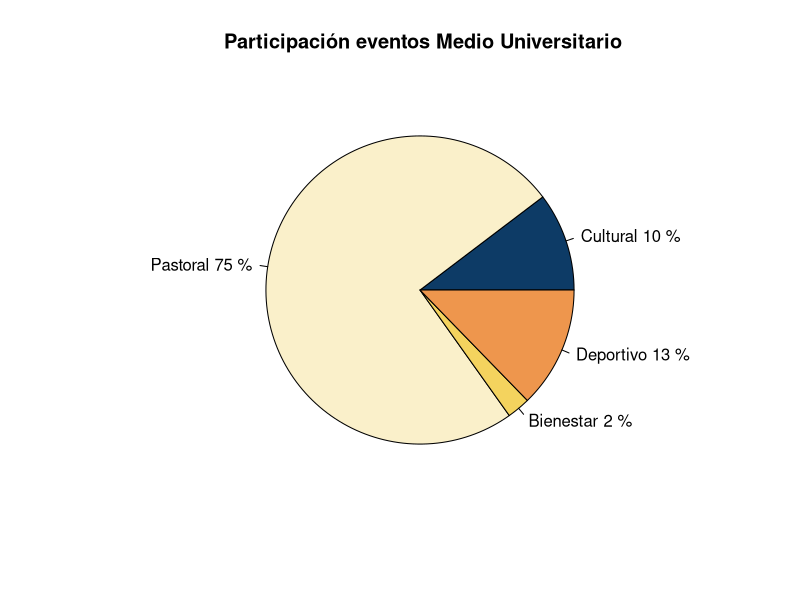
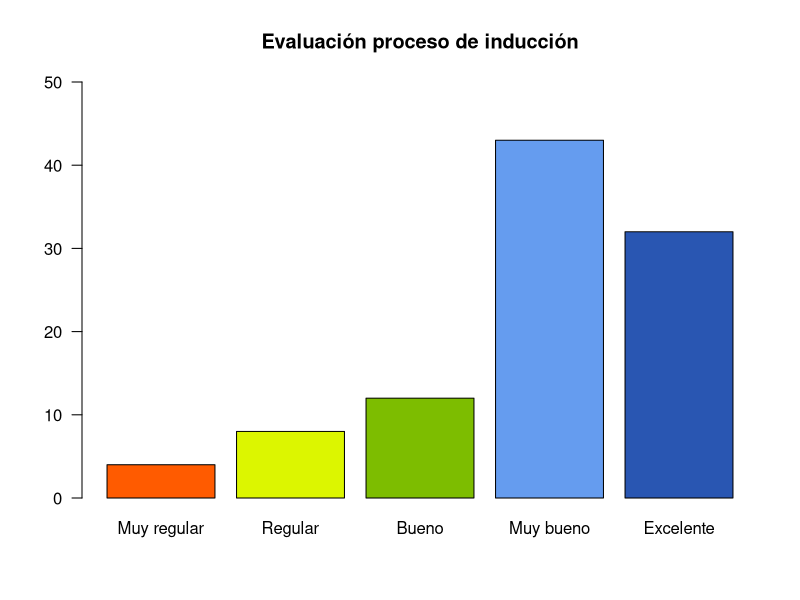
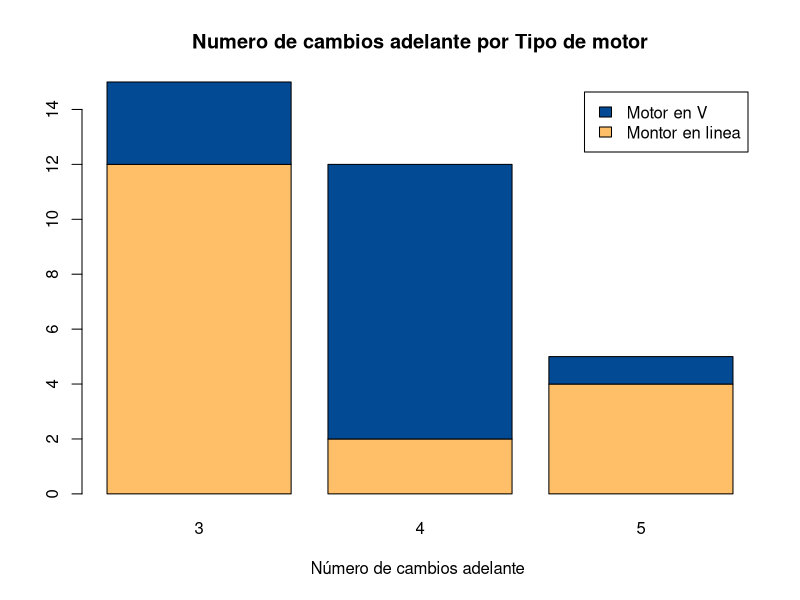
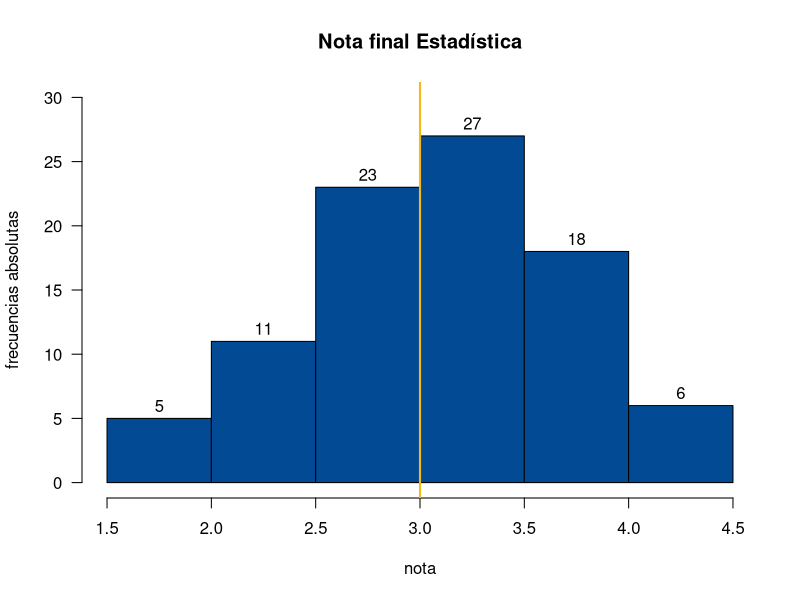
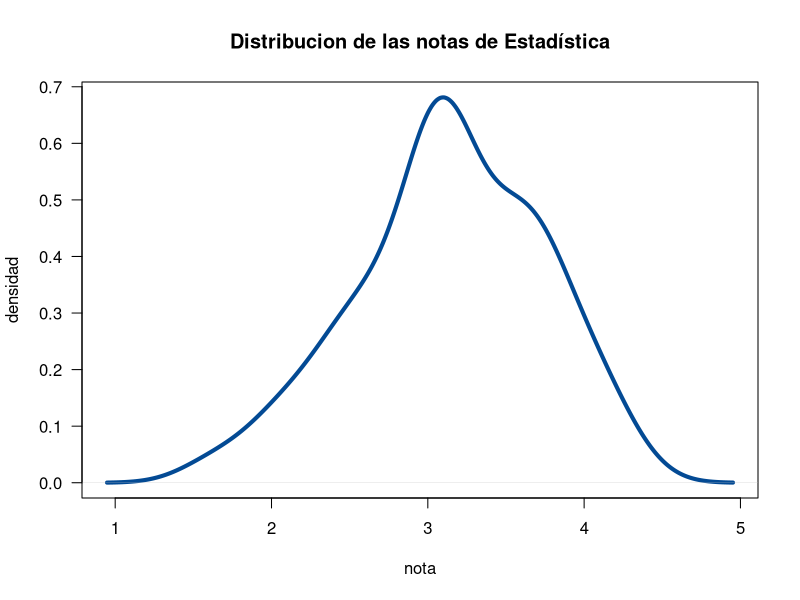
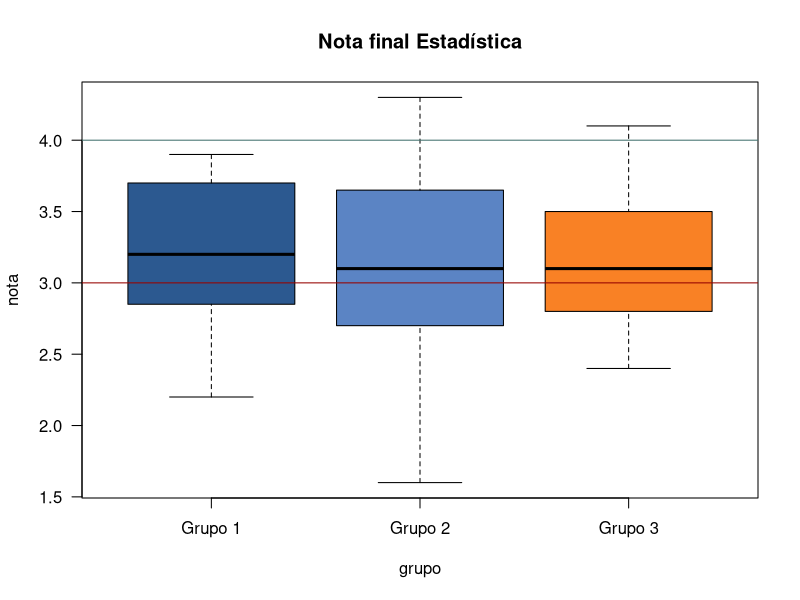
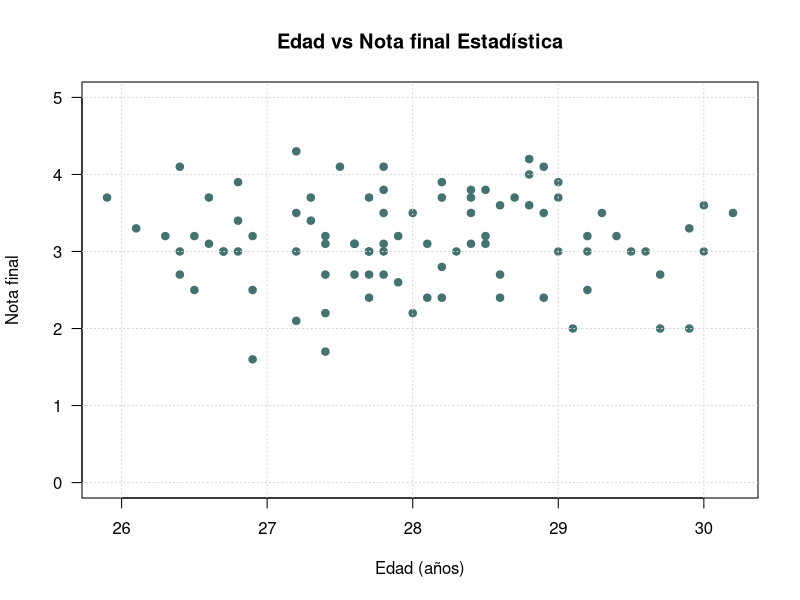
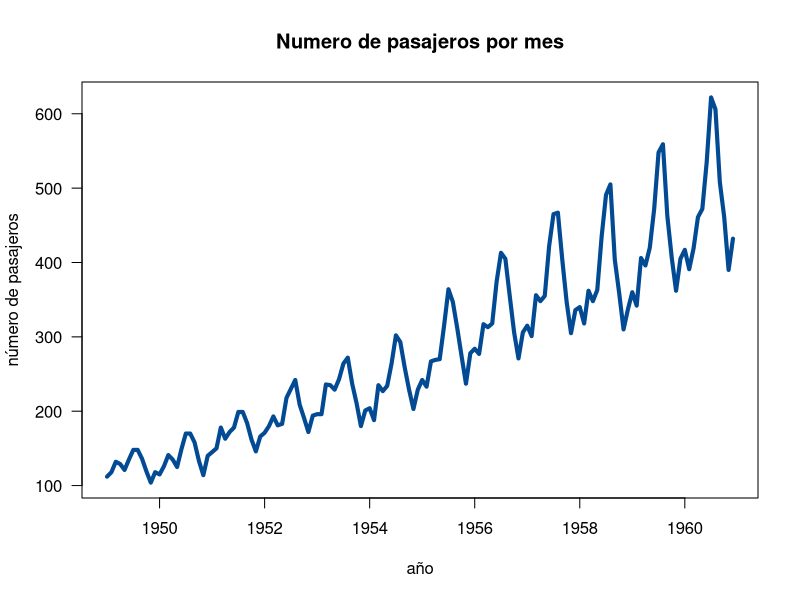

Recreate these plots in R, in order.
## ---- chunk 1
knitr::opts_chunk$set(echo = TRUE, comment = NA)
# colores
c0= "#b0394a"
c1= "#ad6395"
c2= "#a391c4"
c3= "#8acfe6"
c4= "#646420"
c5= "#db524f"
paleta4=c("#0d3b66", "#faf0ca", "#f4d35e", "#ee964d")

## ---- chunk 2
a=rep("Cultutal", 360145)
b=rep("Pastoral", 61496)
c=rep("Bienestar",49912)
d=rep("Deportivo",11777)
data=c(a,b,c,d)
t=table(data)
lbs=c("Cultural", "Pastoral", "Bienestar", "Deportivo")
pct=round(t/sum(t)*100)
labs=paste(lbs, pct)
labs=paste(labs, "%", sep = " ") 
pie(t, labels=labs, main=" Participación eventos Medio Universitario",
    col = paleta4)
## ---- chunk 3
ev=c(4,  8, 12, 43, 32)
names(ev)=c("Muy regular", "Regular", "Bueno", "Muy bueno","Excelente")
barplot(ev, col=c("#ff5b00","#dcf600","#7dbd00","#659cef","#2956b2"), main = "Evaluación proceso de inducción", las=1, ylim = c(0,50))
## ---- chunk 4
counts <- table(mtcars$vs, mtcars$gear); rownames(counts)=c("Montor en linea", "Motor en V")
barplot(counts, main="Numero de cambios adelante por Tipo de motor",  xlab="Número de cambios adelante ",col=c("#FFBF69","#034A94"),
  legend = rownames(counts))
## ---- chunk 5
nf=c(4.1, 2.7, 3.1, 3.2, 3.0, 3.2, 2.0, 2.4, 1.6, 3.2, 3.1, 2.6, 2.0, 2.4, 2.8, 3.3, 4.0, 3.4, 3.0, 3.1, 2.7, 2.7, 3.0, 3.8, 3.2, 2.2, 3.5, 3.5, 3.8, 3.5, 3.9, 4.2, 4.3, 3.9, 3.2, 3.5, 3.5, 3.7, 4.1, 3.7, 3.5, 3.6, 3.2, 3.1, 3.4, 3.0, 3.0, 3.0, 2.7, 1.7, 3.6, 2.1, 2.4, 3.0, 3.1, 2.5, 2.5, 3.6, 2.2, 2.4, 3.1, 3.3, 2.7, 3.7, 3.0, 2.7, 3.0, 3.2, 3.1, 2.4, 3.0, 2.7, 2.5, 3.0, 3.0, 3.0, 3.2, 3.1, 3.8, 4.1, 3.7, 3.5, 3.0, 3.7, 3.7, 4.1, 3.7, 3.9, 3.7, 2.0)
stem(nf)
## ---- chunk 6
h1=hist(nf, main = "Nota final Estadística", xlab = "nota", ylab="frecuencias absolutas", labels=TRUE, col="#034A94", ylim = c(0,30), las=1)
abline(v=3,col="#f6b915", lwd=2)
## ---- chunk 7
nf=c(4.1, 2.7, 3.1, 3.2, 3.0, 3.2, 2.0, 2.4, 1.6, 3.2, 3.1, 2.6, 2.0, 2.4, 2.8, 3.3, 4.0, 3.4, 3.0, 3.1, 2.7, 2.7, 3.0, 3.8, 3.2, 2.2, 3.5, 3.5, 3.8, 3.5, 3.9, 4.2, 4.3, 3.9, 3.2, 3.5, 3.5, 3.7, 4.1, 3.7, 3.5, 3.6, 3.2, 3.1, 3.4, 3.0, 3.0, 3.0, 2.7, 1.7, 3.6, 2.1, 2.4, 3.0, 3.1, 2.5, 2.5, 3.6, 2.2, 2.4, 3.1, 3.3, 2.7, 3.7, 3.0, 2.7, 3.0, 3.2, 3.1, 2.4, 3.0, 2.7, 2.5, 3.0, 3.0, 3.0, 3.2, 3.1, 3.8, 4.1, 3.7, 3.5, 3.0, 3.7, 3.7, 4.1, 3.7, 3.9, 3.7, 2.0)
plot(density(nf), main="Distribucion de las notas de Estadística", col="#034A94", lwd=4, las=1,
     xlab="nota", ylab="densidad")
## ---- chunk 8
nf=c(4.1, 2.7, 3.1, 3.2, 3.0, 3.2, 2.0, 2.4, 1.6, 3.2, 3.1, 2.6, 2.0, 2.4, 2.8, 3.3, 4.0, 3.4, 3.0, 3.1, 2.7, 2.7, 3.0, 3.8, 3.2, 2.2, 3.5, 3.5, 3.8, 3.5, 3.9, 4.2, 4.3, 3.9, 3.2, 3.5, 3.5, 3.7, 4.1, 3.7, 3.5, 3.6, 3.2, 3.1, 3.4, 3.0, 3.0, 3.0, 2.7, 1.7, 3.6, 2.1, 2.4, 3.0, 3.1, 2.5, 2.5, 3.6, 2.2, 2.4, 3.1, 3.3, 2.7, 3.7, 3.0, 2.7, 3.0, 3.2, 3.1, 2.4, 3.0, 2.7, 2.5, 3.0, 3.0, 3.0, 3.2, 3.1, 3.8, 4.1, 3.7, 3.5, 3.0, 3.7, 3.7, 4.1, 3.7, 3.9, 3.7, 2.0)
cc=c(20, 10, 20, 20, 20, 20, 20, 20, 20, 30, 20, 20, 20, 10, 30, 20, 20, 30, 20, 30, 30, 20, 10, 30, 20, 20, 30, 30, 10, 20, 10, 20, 20, 20, 10, 20, 10, 20, 20, 30, 30, 30, 10, 30, 20, 20, 20, 20, 20, 20, 10, 20, 30, 30, 10, 10, 10, 20, 10, 20, 10, 30, 20, 10, 20, 30, 10, 30, 30, 30, 20, 30, 30, 30, 30, 30, 30, 20, 10, 30, 10, 20, 20, 10, 20, 20, 20, 20, 10, 20)
labs=c("Grupo 1","Grupo 2","Grupo 3")
boxplot((nf~cc),main="Nota final Estadística", 
        col=c("#2C5990","#5B84C4","#F98125"), names=labs, xlab = "grupo", ylab = "nota", 
        las=1)
abline(h=3, col="#960200", lwd=1)
abline(h=4, col="#447270", lwd=1)
## ---- chunk 9
ed=round(rnorm(90,28,1),1)
plot(ed,nf, main="Edad vs Nota final Estadística", ylim = c(0,5), xlab = "Edad (años)", ylab = "Nota final",col="#447270",pch=19,las=1)
grid()
## ---- chunk 10
plot(AirPassengers, main="Numero de pasajeros por mes", col="#034A94", lwd = 4, las=1, 
     ylab="número de pasajeros", xlab="año")
